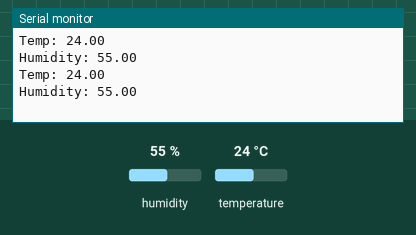
A sketch run on a simulated ESP32. Parts: the last lines printed to the serial monitor. The test bench sets the inputs (shaded band); at power-on: humidity 55 %, temperature 24 °C.

Above: at 2.8 s.
2.9 s: humidity set to 22 %
At 5.0 s:
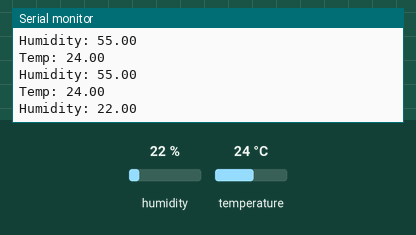
5.6 s: temperature set to 12 °C
At 6.7 s:
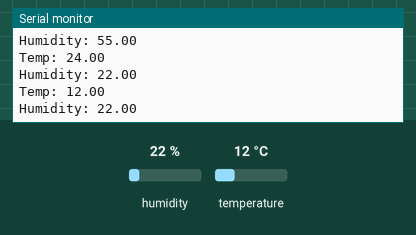
8.3 s: humidity set to 40 %
At 11.4 s:
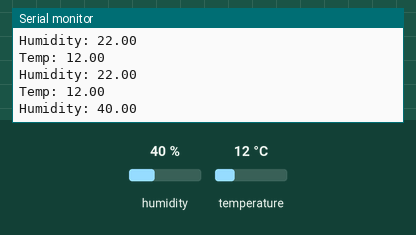
Timing chart, 0 to 12.9 s (numbered marks = the images above; inputs shaded):
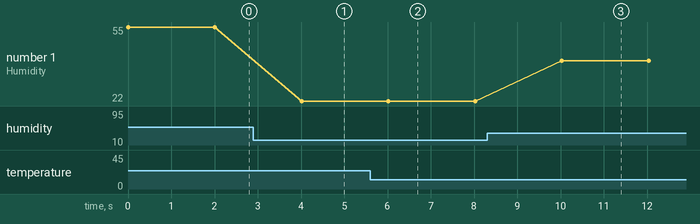

The sketch:

DHT_temperature_and_Humidity.ino
```cpp
#include <DHT.h>

DHT dht(15,DHT22);
void setup() {
  // put your setup code here, to run once:
Serial.begin(115200);
dht.begin();
}

void loop() {
  // put your main code here, to run repeatedly:
Serial.print("Temp: ");
Serial.println((dht.readTemperature()));
Serial.print("Humidity: ");
Serial.println((dht.readHumidity()));
delay(2000);

}
```

Measured:
- after the input at 2.9 s, the serial monitor: prints a new line after 1.1 s (image 1)
- after the input at 5.6 s, the serial monitor: prints a new line after 0.42 s (image 2)
- after the input at 8.3 s, the serial monitor: prints a new line after 1.7 s (image 3)
- plotted number 1: 55 → 22 after the input at 2.9 s, 22 → 40 after the input at 8.3 s
